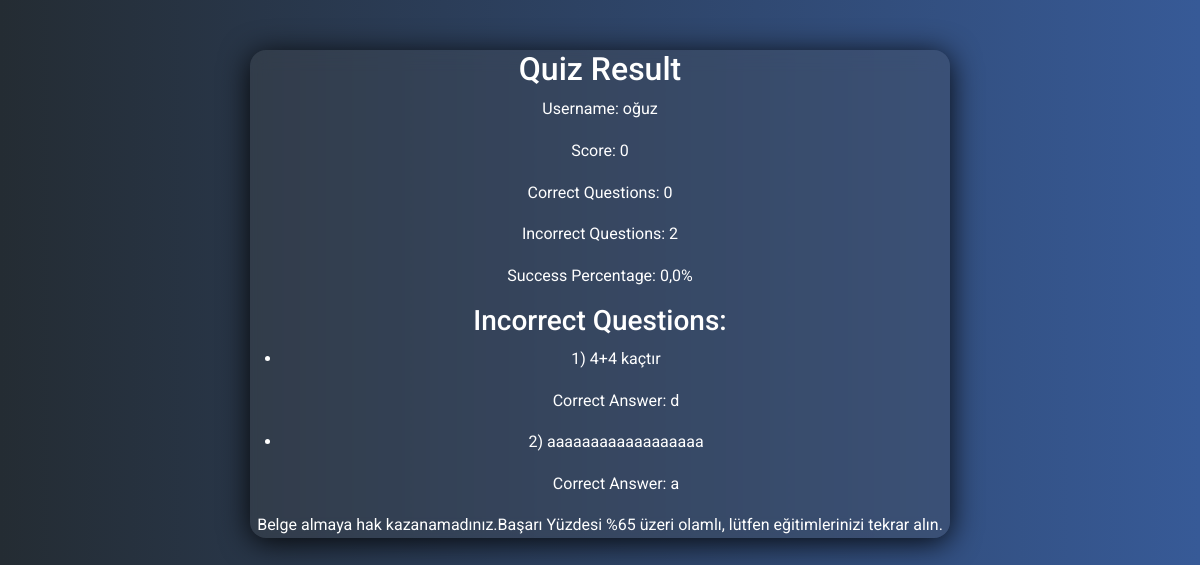
The page /FinalSonuç/ (signed in) on the database its author committed.
### quiz/models.py (models this page shows, shortened)
class QuizResult(models.Model):
    username = models.CharField(max_length=200,null=True)
    score = models.IntegerField(null=True)
    correct_questions = models.IntegerField(null=True)
    incorrect_questions = models.ManyToManyField(Question,null=True)
    success_percentage = models.FloatField(null=True)

class Question(models.Model):
    question_text = models.CharField(max_length=200,null=True)
    option_a = models.CharField(max_length=200,null=True)
    option_b = models.CharField(max_length=200,null=True)
    option_c = models.CharField(max_length=200,null=True)
    option_d = models.CharField(max_length=200,null=True)
    correct_option = models.CharField(max_length=1,null=True)

### quiz/views.py (called while the page is built)
def result(request):
    quiz_result_id = request.session.get('quiz_result_id')
    if quiz_result_id:
        quiz_result = QuizResult.objects.get(id=quiz_result_id)
        incorrect_questions = quiz_result.incorrect_questions.all()
        context = {
            'quiz_result': quiz_result,
            'incorrect_questions': incorrect_questions,
        }
        return render(request, 'Final/Finalresult.html', context)
    return redirect('start_quiz')

### quiz/templates/Final/Finalresult.html (shortened to what this page needs)
{% extends 'base.html' %}
{% load static %}
{% block body %}
<div class="soru" style="text-align: center; margin-top: 50px;">
    <h2>Quiz Result</h2>
    <p>Username: {{ quiz_result.username }}</p>
    <p>Score: {{ quiz_result.score }}</p>
    <p>Correct Questions: {{ quiz_result.correct_questions }}</p>
    <p>Incorrect Questions: {{ quiz_result.incorrect_questions.count }}</p>
    <p>Success Percentage: {{ quiz_result.success_percentage }}%</p>
    {% if quiz_result.incorrect_questions.count > 0 %}
        <h3>Incorrect Questions:</h3>
        <ul>
            {% for question in quiz_result.incorrect_questions.all %}
                <li>
                    <p>{{ question.question_text }}</p>
                    <p>Correct Answer: {{ question.correct_option }}</p>
                </li>
            {% endfor %}
        </ul>
    {% else %}
        <p>All questions answered correctly.</p>
    {% endif %}
    {% if quiz_result.success_percentage < 65 %}
    <p>Belge almaya hak kazanamadınız.Başarı Yüzdesi %65 üzeri olamlı, lütfen eğitimlerinizi tekrar alın.</p>
{% else %}
    <p>Belge almaya hak kazandınız. E-mailinizi kontrol ediniz.</p>
{% endif %}
</div>
{% endblock body %}

### quiz/static/style.css (style rules this page uses)
*, *::before, *::after { margin: 0; padding: 0; box-sizing: border-box; }

### quiz/templates/Final/Finalresult.html (style rules this page uses)
body { background: #0045c5dc; background: -webkit-linear-gradient(to right, rgb(36, 44, 51), rgb(55, 90, 151)); background: linear-gradient(to right, rgb(36, 44, 51), rgb(55, 90, 151)) }
.soru { position: relative; margin: auto; width: 700px; height: auto; background: rgba(84, 83, 83, 0.24); border-radius: 16px; box-shadow: 0 4px 30px rgba(0, 0, 0, 0.9); backdrop-filter: blur(9.6px); -webkit-backdrop-filter: blur(9.6px); color:rgb(255, 255, 255) }

### rows shown on the page
QuizResult: username "oğuz", score "0", correct_questions "0", incorrect_questions.count "2", success_percentage "0,0"
Question: question_text "1) 4+4 kaçtır", correct_option "d"
Question: question_text "2) aaaaaaaaaaaaaaaaaa", correct_option "a"
